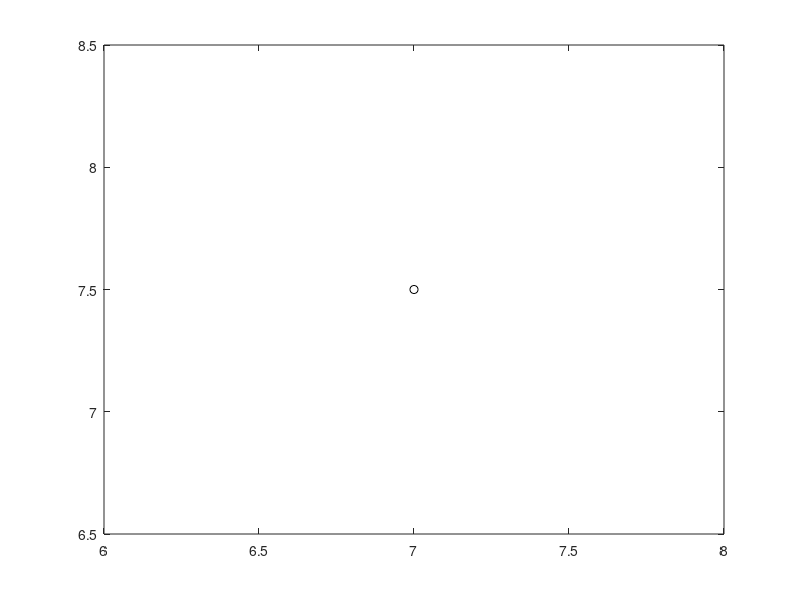

This figure's MATLAB source: (Note: this script raises an error after producing the figure.)
clear all;
clc;
close all;
axis equal;
%% global variables declaration;
global a0;     % base of manipulators;
global l;      % length of link;
global points; % points in c-space of path;
global dc;     % dimension of configuration;
global rk;     % factor of penalty function;
global Q;      % Q
global obstacles; % environments
%% Zhu's problem environment
rec1 = [9 0;10 0;10 8.5;9 8.5];
rec1p = [rec1;rec1(1,:)];
rec2 = [9 9.5;10 9.5;10 18;9 18];
rec2p = [rec2;rec2(1,:)];
rec3 = [6 11;7 11;7 12;6 12];
rec3p = [rec3;rec3(1,:)];
rec4 = [12 7.5;13.8 7.5;13.8 9.3;12 9.3];
rec4p = [rec4;rec4(1,:)];
obstacles(:,:,1) = rec1;
obstacles(:,:,2) = rec2;
obstacles(:,:,3) = rec3;
obstacles(:,:,4) = rec4;
Q = [0,-1;
    sqrt(3)/2,1/2;
    -sqrt(3)/2,1/2];
%% initial and end position of manipulator
a0 = [7 7.5];
l = 2;
dc = 3;
plot(a0(1),a0(2),'ko');
thetas = [45 0 -60]*pi/180;
xi = fk(thetas);
thetae = [200 130 110 75]*pi/180;
xe = fk(thetae);

%% solve constrained nonlinear optimization
%% initialization of de parameters
times = 0;
points = 20;
D=points*dc; % number of variables
rk = 0.5;  c = 1.5; % penalty factor
N=10;     % same generation population size
itmax=30; % number of iterations
F=0.8;CR=0.5; % mutation factor and crossover ratio
% problem bounds
a=0;b=pi;
d=(b-a);
basemat=repmat(int16(linspace(1,N,N)),N,1); % used later
basej=repmat(int16(linspace(1,D,D)),N,1); % used later
cmap = rand(20,3);
while times <= 25
    times = times+1;
    disp(['Loop times',times,'. ','rk=',rk]);
    % random initialization of postions
    x=a+d.*rand(N,D);
    % evaluate objective for all particles
    fx=objf(x,thetas,thetae);
    % find bset
    [fxbest,ixbest] = min(fx);
    xbest = x(ixbest,1:D);
    %% iterate
    for it=1:itmax
        permat=bsxfun(@(x,y) x(randperm(y(1))),basemat',N(ones(N,1)))';
        % generate donors by mutation
        v(1:N,1:D)=repmat(xbest,N,1)+F*(x(permat(1:N,1),1:D)-x(permat(1:N,2),1:D));
        % perform recobination
        r=repmat(randi([1 D],N,1),1,D);
        muv=((rand(N,D)<CR)+(basej==r))~=0;
        mux=1-muv;
        theta(1:N,1:D)=x(1:N,1:D).*mux(1:N,1:D)+v(1:N,1:D).*muv(1:N,1:D);
        % greedy selection
        fu=objf(theta,thetas,thetae);
        idx=fu<fx;
        fx(idx)=fu(idx);
        x(idx,1:D)=theta(idx,1:D);
        % find best
        [fxbest,ixbest]=min(fx);
        xbest=x(ixbest,1:D);
    end
    % 中间结果图形展示
    figure(times);
    hold on;
    axis equal;
    for i = 1:dc
        plot(xi(i:i+1,1),xi(i:i+1,2),'r-')
    end
    for i = 1:dc
        plot(xe(i:i+1,1),xe(i:i+1,2),'r-')
    end
    for i = 1:4
        plot(rec1p(i:i+1,1),rec1p(i:i+1,2),'r-');
    end
    for i = 1:4
        plot(rec2p(i:i+1,1),rec2p(i:i+1,2),'r-');
    end
    for i = 1:4
        plot(rec3p(i:i+1,1),rec3p(i:i+1,2),'r-');
    end
    for i = 1:4
        plot(rec4p(i:i+1,1),rec4p(i:i+1,2),'r-');
    end
    tmp = reshape(xbest,dc,[])';
    for i = 1:size(tmp,1)
        resultp = fk(tmp(i,:));
        for j = 1:size(resultp,1)-1
            plot(resultp(j:j+1,1),resultp(j:j+1,2),'-','color',cmap(i,:));
        end
    end
    if penalty(reshape(xbest,dc,[])')<=1e-3
        break;
    end
    rk = c*rk;
end

%% result display
disp(['Loop times',times,'. ','rk=',rk]);
xbest = reshape(xbest,dc,[])';
for i = 1:size(xbest,1)
    resultp = fk(xbest(i,:));
    for j = 1:size(resultp,1)-1
        plot(resultp(j:j+1,1),resultp(j:j+1,2),'r-');
    end
end



%% objective function with penalty function
function fval=objf(theta,thetas,thetae)
% theta     variables to be solved Nx(dc*points)
% thetas    initial configuration  1x4
% thetae    end configuration      1x4
%% Body
% n  the number of variables
% dc dimension of configuration space
% N  same generation population size
global dc;
[N,~]=size(theta);
thetas = repmat(thetas,N,1);
thetae = repmat(thetae,N,1);
tmp = [thetas,theta,thetae];
ksai = tmp(:,dc+1:end)-tmp(:,1:end-dc);
fval = sum(ksai.*ksai,2);
p = zeros(N,1);
for i = 1:N
    p(i) = penalty(reshape(theta(i,:),dc,[])');
end
fval = fval+p;
end

%% penalty function
function p = penalty(theta)
% theta     variables to be solved  points x dc
%% Body
global obstacles;
global rk;
global Q;
[points,~] = size(theta);
p = 0;
for i = 1:points % 遍历每一个位置
    x = fk(theta(i,:));
    [r,~] = size(x);
    for j = 1:r-1 % 遍历每一个连杆位置
        [~,~,on] = size(obstacles);
        for k = 1:on % 遍历每一个障碍物
            [x,fval,xx] = QDistance(obstacles(:,:,k),x(j:j+1,:),Q');
            p = p+fval^2*rk;
        end
        for k = j+1:r-1
            [~,fval,~] = QDistance(x(k:k+1,:),x(j:j+1,:),Q');
            p = p+fval^2*rk;
        end
    end
end
end

%% forward kinematics of manipulator
function [x] = fk(theta)
% theta  1xdc configuration space of manipulator deg
% a0     position of manipulator's base
% l      the length of manipulator
% x      N x 2 or 3
global l;
global a0;
global dc;
% 2-d environment
x = zeros(dc+1,2);
x(1,:) = a0(:)';
for i = 2:dc+1
    x(i,:) = x(i-1,:)+[l*cos(theta(i-1)) l*sin(theta(i-1))];
end
end